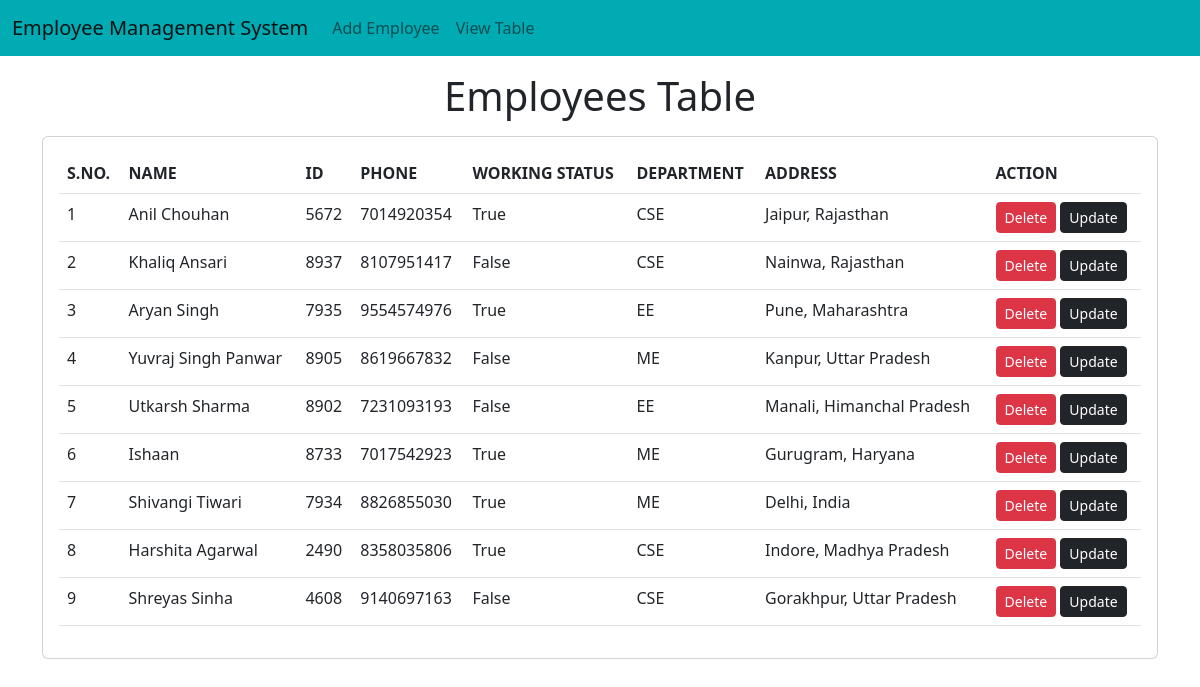
The page / on the database its author committed.
### emp/models.py (models this page shows, shortened)
class Emp(models.Model):
    name=models.CharField(max_length=200)
    emp_id=models.CharField(max_length=200)
    phone=models.CharField(max_length=10)
    address=models.CharField(max_length=150)
    working=models.BooleanField(default=True)
    department=models.CharField(max_length=200)

### emp/views.py (the view)
# urls.py: path("",fun.emp_home),
def emp_home(request):
    emps=Emp.objects.all()
    return render(request,"emp/home.html",{'emps':emps})

### templates/emp/home.html (shortened to what this page needs)
<!doctype html>
<html lang="en">
  <head>
    <link href="https://cdn.jsdelivr.net/npm/bootstrap@5.2.2/dist/css/bootstrap.min.css" rel="stylesheet">
  </head>
  <body>
    {% include 'emp/navbar.html' %}
    <h1 class="text-center my-3">Employees Table</h1>
    <div class="container">
      <div class="row">
        <div class="col-md-12">
          <div class="card">
            <div class="card-body">
              <table class="table">
                <thead>
                  <tr>
                    <th>S.NO.</th>
                    <th>NAME</th>
                    <th>ID</th>
                    <th>PHONE</th>
                    <th>WORKING STATUS</th>
                    <th>DEPARTMENT</th>
                    <th>ADDRESS</th>
                    <th>ACTION</th>
                  </tr>
                </thead>
                <tbody>
                  {% for e in emps %}
                  <tr>
                    <td>{{forloop.counter}}</td>
                    <td>{{e.name}}</td>
                    <td>{{e.emp_id}}</td>
                    <td>{{e.phone}}</td>
                    <td>{{e.working}}</td>
                    <td>{{e.department}}</td>
                    <td>{{e.address}}</td>
                    <td>
                      <a href="/emp/delete-emp/{{e.id}}" class="btn btn-danger btn-sm">Delete</a>
                      <a href="/emp/update-emp/{{e.id}}" class="btn btn-dark btn-sm">Update</a>
                    </td>
                  </tr>
                  {%endfor%}
                </tbody>
              </table>
            </div>
          </div>
        </div>
      </div>
    </div>
  </body>
</html>

### templates/emp/navbar.html (shortened to what this page needs)
<nav class="navbar navbar-expand-lg" style="background-color: #00ABB3;">
    <div class="container-fluid">
      <a class="navbar-brand" href="/emp/home/">Employee Management System</a>
      <div class="collapse navbar-collapse" id="navbarSupportedContent">
        <ul class="navbar-nav me-auto mb-2 mb-lg-0">
          <li class="nav-item">
            <a class="nav-link" href="/emp/add-emp/">Add Employee</a>
          </li>
          <li><a class="nav-link" href="/emp/home/">View Table</a></li>
        </ul>
      </div>
    </div>
  </nav>

### rows shown on the page
Emp: name "Anil Chouhan", emp_id "5672", phone "7014920354", working "True", department "CSE", address "Jaipur, Rajasthan"
Emp: name "Khaliq Ansari", emp_id "8937", phone "8107951417", working "False", department "CSE", address "Nainwa, Rajasthan"
Emp: name "Aryan Singh", emp_id "7935", phone "9554574976", working "True", department "EE", address "Pune, Maharashtra"
Emp: name "Yuvraj Singh Panwar", emp_id "8905", phone "8619667832", working "False", department "ME", address "Kanpur, Uttar Pradesh"
Emp: name "Utkarsh Sharma", emp_id "8902", phone "7231093193", working "False", department "EE", address "Manali, Himanchal Pradesh"
Emp: name "Ishaan", emp_id "8733", phone "7017542923", working "True", department "ME", address "Gurugram, Haryana"
Emp: name "Shivangi Tiwari", emp_id "7934", phone "8826855030", working "True", department "ME", address "Delhi, India"
Emp: name "Harshita Agarwal", emp_id "2490", phone "8358035806", working "True", department "CSE", address "Indore, Madhya Pradesh"
Emp: name "Shreyas Sinha", emp_id "4608", phone "9140697163", working "False", department "CSE", address "Gorakhpur, Uttar Pradesh"
